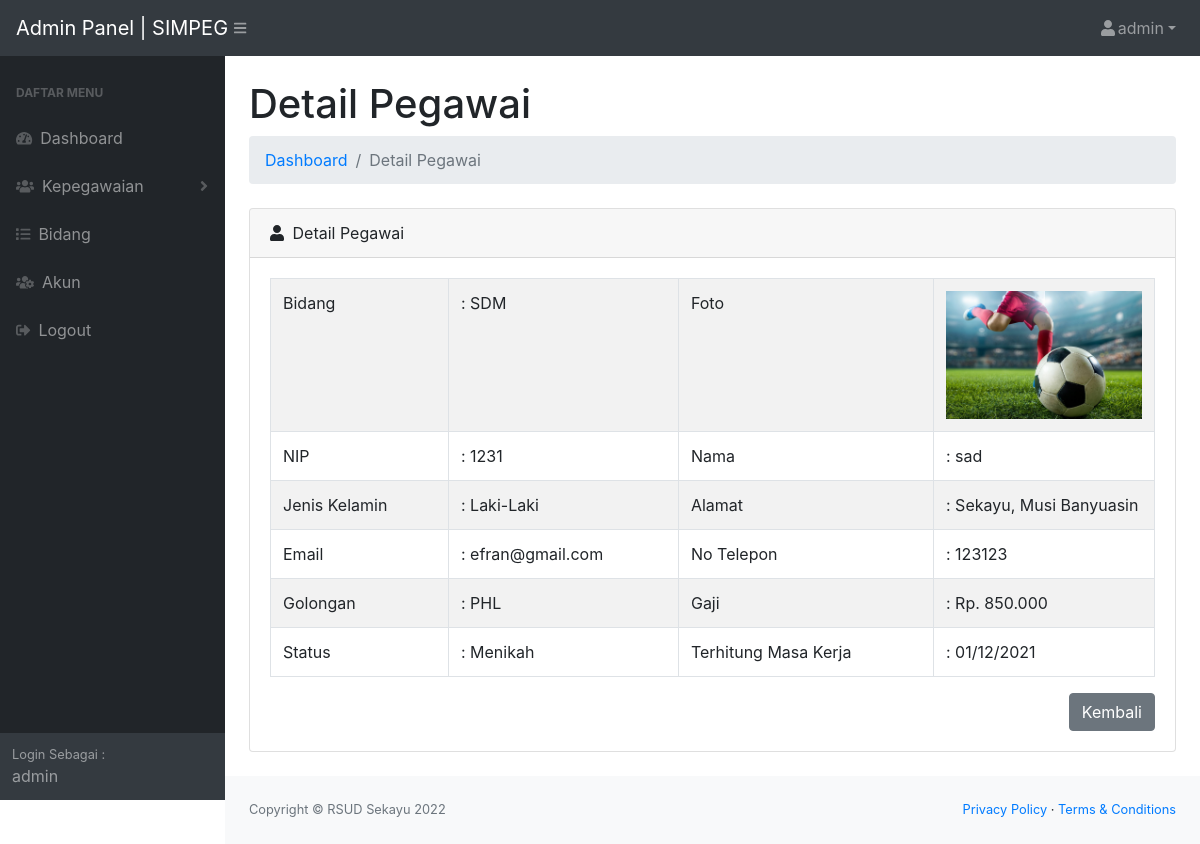
/admin/detail-pegawai.php?id_pegawai=7 (signed in), run on the app's committed database.
### tables this page shows
CREATE TABLE `pegawai` (
  `id_pegawai` int(11) NOT NULL,
  `id_bidang` int(11) NOT NULL,
  `nip` int(11) NOT NULL,
  `nama` varchar(150) NOT NULL,
  `jk` varchar(15) NOT NULL,
  `alamat` text NOT NULL,
  `email` varchar(50) NOT NULL,
  `no_telepon` varchar(25) NOT NULL,
  `golongan` varchar(20) NOT NULL,
  `gaji` varchar(50) NOT NULL,
  `status` varchar(15) NOT NULL,
  `tmk` date NOT NULL COMMENT 'terhitung masa kerja (tmk)',
  `foto` varchar(150) NOT NULL,
  `id_user` int(11) DEFAULT NULL,
  `tanggal` datetime NOT NULL DEFAULT current_timestamp()
);

CREATE TABLE `bidang` (
  `id_bidang` int(11) NOT NULL,
  `nama_bidang` varchar(25) NOT NULL,
  `tanggal` datetime NOT NULL DEFAULT current_timestamp()
);

### admin/config/controller.php (called while the page is built, shortened)
<?php
function query($query)
{
    global $db;
    $result = mysqli_query($db, $query);
    $rows = [];
    while ($row = mysqli_fetch_assoc($result)) {
        $rows[] = $row;
    }
    return $rows;
}

### admin/detail-pegawai.php (the view, shortened to what this page needs)
<?php
include 'layout/header.php';
$id_pegawai = (int)$_GET['id_pegawai'];
$pegawai = query("SELECT * FROM pegawai INNER JOIN bidang
ON pegawai.id_bidang = bidang.id_bidang WHERE id_pegawai = '$id_pegawai'")[0];
?>
<div id="layoutSidenav_content">
<main>
    <div class="container-fluid">
        <h1 class="mt-4"> Detail Pegawai</h1>
        <ol class="breadcrumb mb-4">
            <li class="breadcrumb-item"><a href="index.php">Dashboard</a></li>
            <li class="breadcrumb-item active">Detail Pegawai</li>
        </ol>
        <div class="card mb-4">
            <div class="card-header">
                <i class="fas fa-user mr-1"></i>
                Detail Pegawai
            </div>
            <div class="card-body">
               <table class="table table-bordered table-striped">
               		<tr>
               			<td>Bidang</td>
               			<td>: <?= $pegawai['nama_bidang']; ?></td>
               			<td>Foto</td>
               			<td width="25%"><img src="assets/img/<?= $pegawai['foto']; ?>" alt="foto" width="100%"></td>
               		</tr>
               		<tr>
               			<td>NIP</td>
               			<td>: <?= $pegawai['nip']; ?></td>
               			<td>Nama</td>
               			<td>: <?= $pegawai['nama']; ?></td>
               		</tr>
               		<tr>
               			<td>Jenis Kelamin</td>
               			<td>: <?= $pegawai['jk']; ?></td>
               			<td>Alamat</td>
               			<td>: <?= $pegawai['alamat']; ?></td>
               		</tr>
               		<tr>
               			<td>Email</td>
               			<td>: <?= $pegawai['email']; ?></td>
               			<td>No Telepon</td>
               			<td>: <?= $pegawai['no_telepon']; ?></td>
               		</tr>
               		<tr>
               			<td>Golongan</td>
               			<td>: <?= $pegawai['golongan']; ?></td>
               			<td>Gaji</td>
               			<td>: Rp. <?= number_format($pegawai['gaji'], 0, '.', '.'); ?></td>
               		</tr>
               		<tr>
               			<td>Status</td>
               			<td>: <?= $pegawai['status']; ?></td>
               			<td>Terhitung Masa Kerja</td>
               			<td>: <?= date('d/m/Y', strtotime($pegawai['tmk'])); ?></td>
               		</tr>
               </table>
               <div class="float-right">
               	<a href="daftar-pegawai.php" class="btn btn-secondary">Kembali</a>
               </div>
            </div>
        </div>
    </div>
</main>
<?php include 'layout/footer.php'; ?>

### data on the page
pegawai: id_bidang.nama_bidang "SDM", foto (picture), nip "1231", nama "sad", jk "Laki-Laki", alamat "Sekayu, Musi Banyuasin", email "efran@gmail.com", no_telepon "123123", golongan "PHL", gaji "850.000", status "Menikah", tmk "01/12/2021"

### other printed values
$nama "admin"
